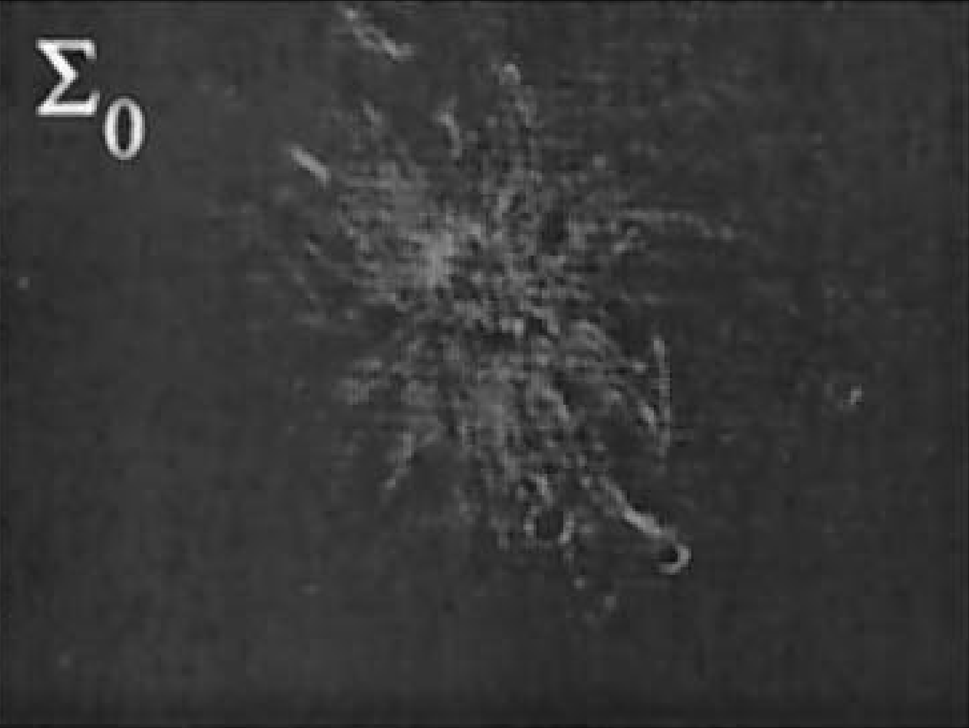
#> input picture pictures/Smac/SA0.png, 969 x 728 px, shrunk from 1992 x 1498 before the run
$ jupyter execute sandbox.ipynb
#> lines starting #> are read from the running program, lines starting #| are printed output that depends on the picture
[cell 1]
import cv2
import numpy as np

# [10 lines of commented-out code are left out]

I0 = cv2.imread('pictures/Smac/SA0.png', cv2.IMREAD_GRAYSCALE)
#> I0 is the input picture: shape (728, 969); min 1, max 255, mean 54.7
I1 = cv2.imread('pictures/Smac/SA1.png', cv2.IMREAD_GRAYSCALE)
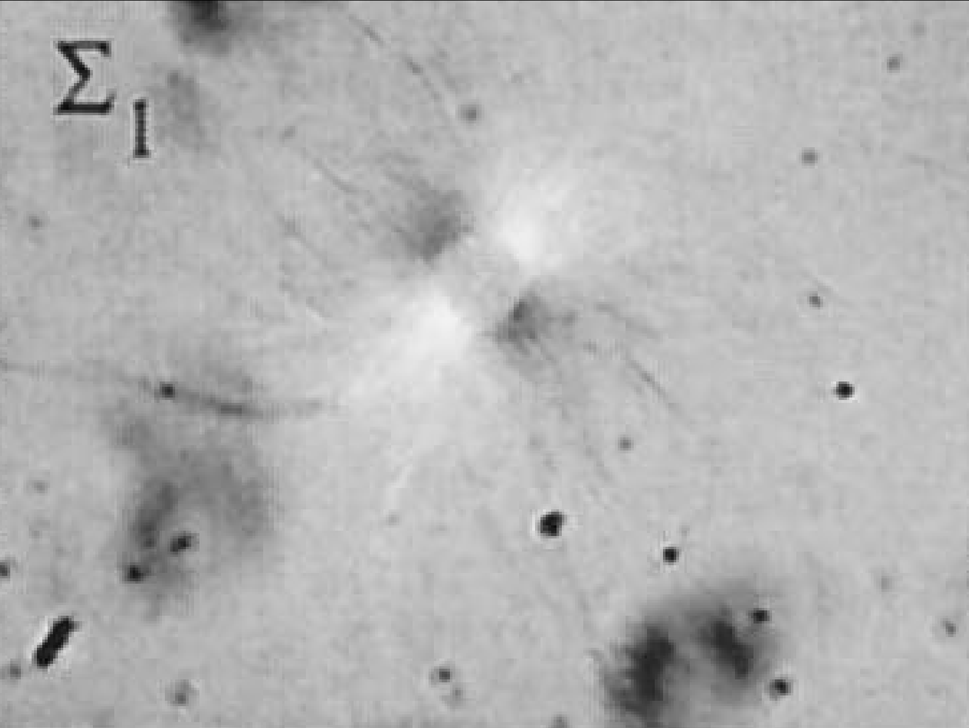
#> input picture pictures/Smac/SA1.png, 969 x 728 px, shrunk from 1992 x 1498 before the run
#> I1 is the input picture: shape (728, 969); min 4, max 243, mean 179.3
I2 = cv2.imread('pictures/Smac/SA2.png', cv2.IMREAD_GRAYSCALE)
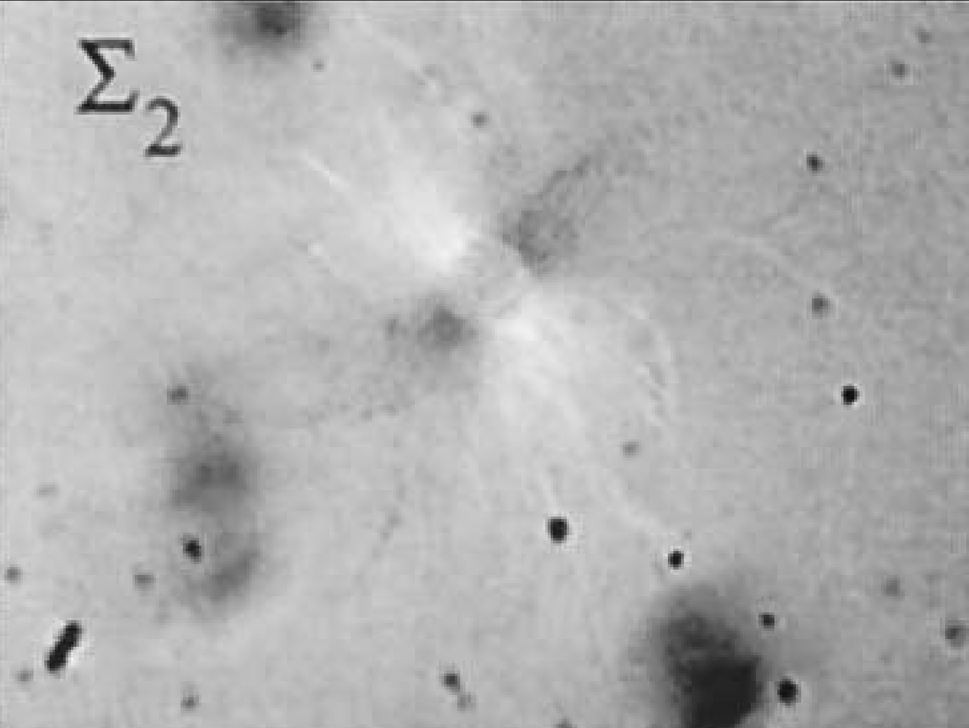
#> input picture pictures/Smac/SA2.png, 969 x 728 px, shrunk from 1992 x 1498 before the run
#> I2 is the input picture: shape (728, 969); min 5, max 249, mean 177.1
I3 = cv2.imread('pictures/Smac/SA3.png', cv2.IMREAD_GRAYSCALE)
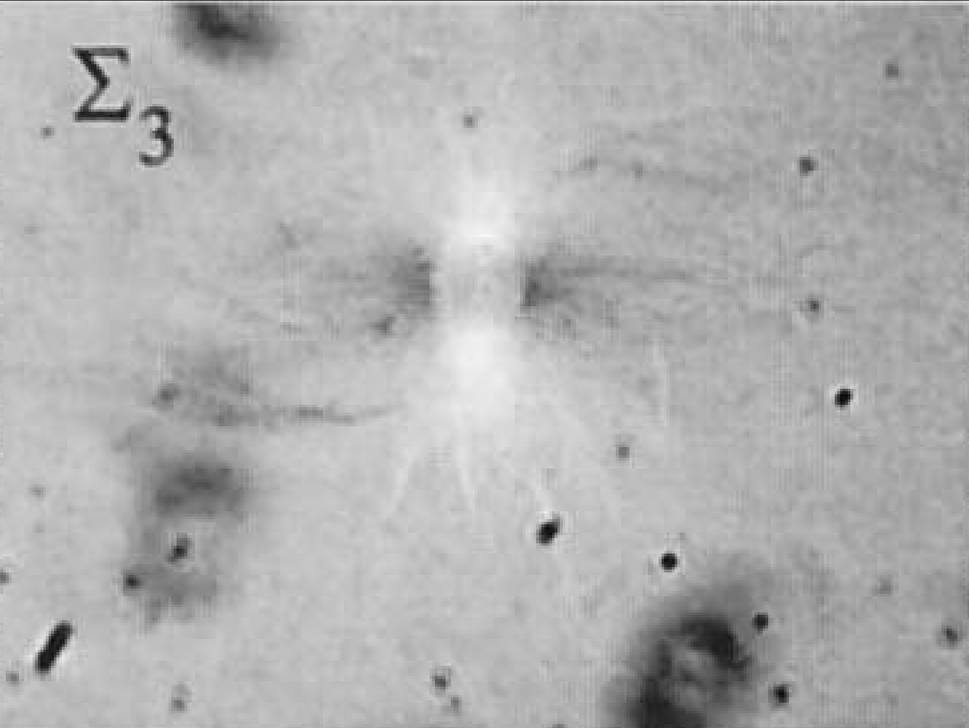
#> input picture pictures/Smac/SA3.png, 969 x 728 px, shrunk from 1992 x 1498 before the run
#> I3 is the input picture: shape (728, 969); min 6, max 248, mean 176.4

#Verificar si las imágenes se cargaron correctamente
if I0 is None or I1 is None or I2 is None or I3 is None:
    print("Error al cargar las imágenes.")
else:
    # Convertir a tipo float para realizar cálculos
    I0 = I0.astype(float)
    I1 = I1.astype(float)
    I2 = I2.astype(float)
    I3 = I3.astype(float)

[cell 2]
# Calcular los valores de delta y fi
swing = np.deg2rad(45)
filas, columnas = I0.shape
#> filas = 728; columnas = 969
matriz_delta = np.zeros((filas, columnas))
matriz_fi = np.zeros((filas, columnas))

for fila in range(filas):
    for columna in range(columnas):
        I_0a = I0[fila, columna]
        I_1a = I1[fila, columna]
        I_2a = I2[fila, columna]
        I_3a = I3[fila, columna]

        #A1 = I_1a - I_2a
        #B1 = I_1a + I_2a - 2 * I_3a
        den = I_1a + I_2a - 2 * I_0a

        A = ((I_1a - I_2a)/ den) * np.tan(swing / 2)
        B = ((I_1a + I_2a - 2 * I_3a)/ den) * np.tan(swing / 2)
        C = I_1a + I_2a - 2 * I_0a

        if C >= 0:
            delta = np.arctan(np.sqrt(A**2 + B**2))
        else:
            delta = np.pi - np.arctan(np.sqrt(A**2 + B**2))

        # [4 lines of commented-out code are left out]

        fi = 0.5 * np.arctan(A / B)

        matriz_delta[fila, columna] = delta
        matriz_fi[fila, columna] = fi
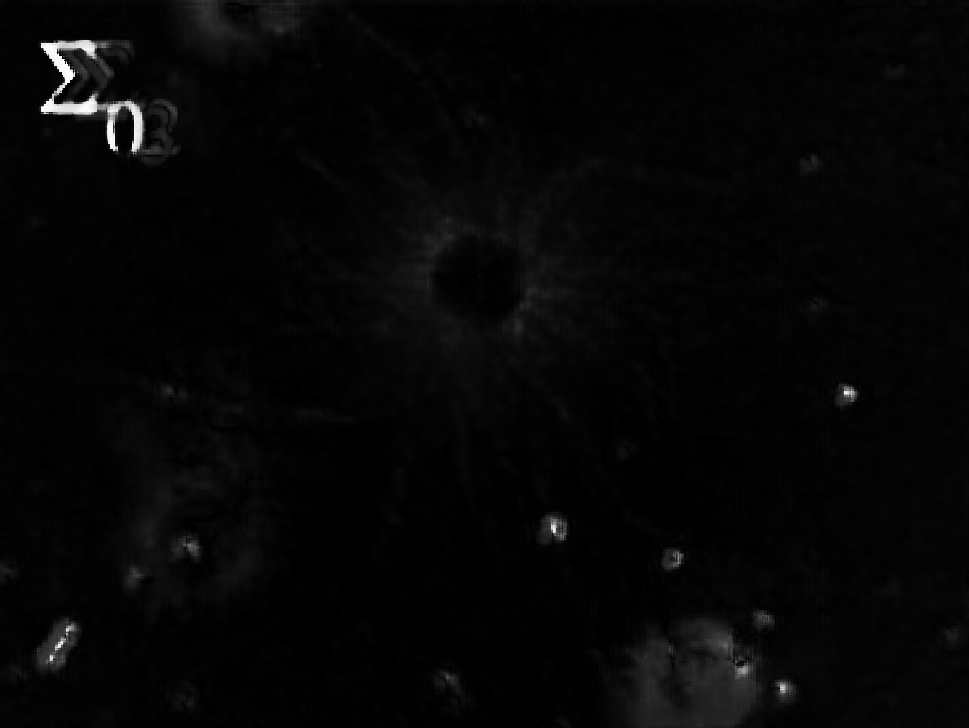
#> matriz_delta: shape (728, 969) float64; min 0, max 3.13, mean 0.0779; drawn with min black and max white
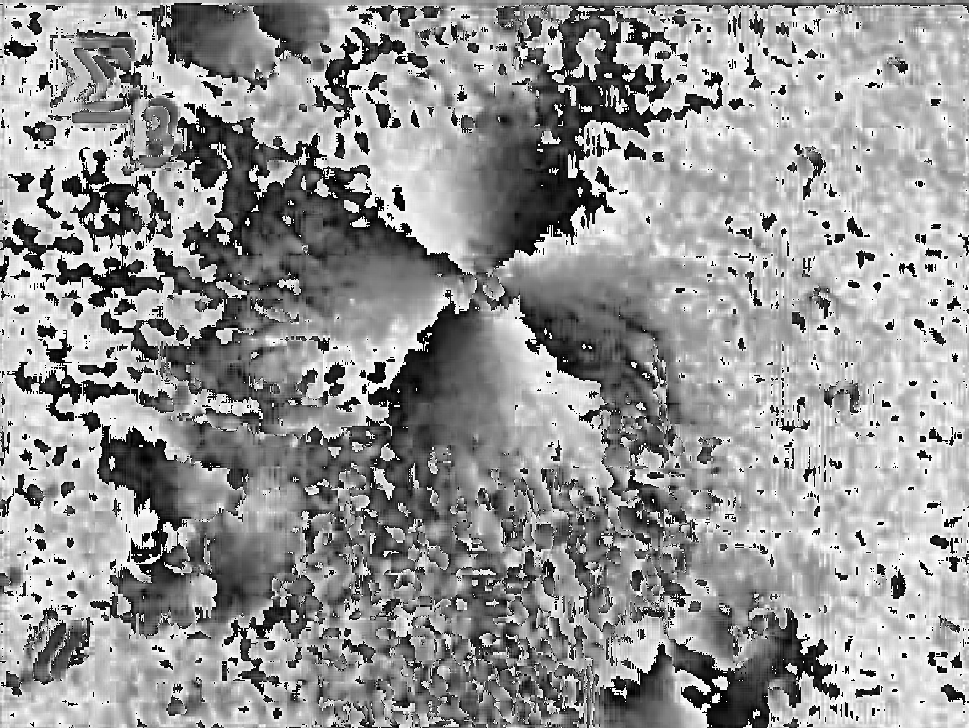
#> matriz_fi: shape (728, 969) float64; 0.08% of the values are NaN or infinite; the others: min -0.785, max 0.785, mean 0.137; drawn with min black, max white, NaN and infinite black

[cell 3]
import matplotlib.pyplot as plt

# Visualizar matriz_delta
plt.figure()
plt.imshow(matriz_delta, cmap='gray', vmin=0, vmax=255)
plt.colorbar()
plt.show()
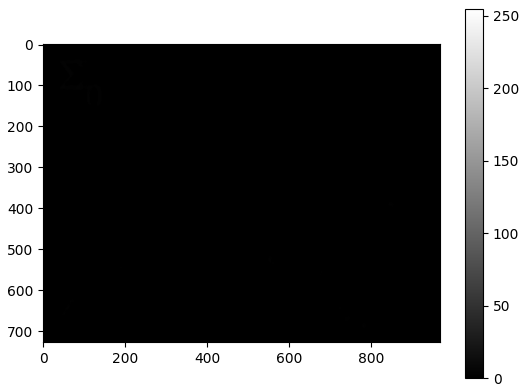
#> figure drawn by matplotlib, 2 panels

# Visualizar matriz_fi
plt.figure()
plt.imshow(matriz_fi, cmap='gray')
plt.colorbar()
plt.show()
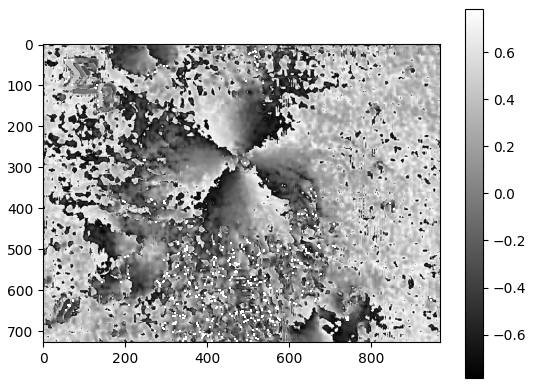
#> figure drawn by matplotlib, 2 panels
